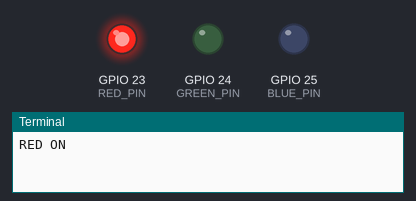
Bench run of a program on a simulated Raspberry Pi (BCM pin numbers). Shown: output pins drawn as LEDs (lit = HIGH), the last lines printed to the terminal. At 9.0 s the program stops and its outputs stay as they are.

Above: at 0.1 s.
At 2.1 s:
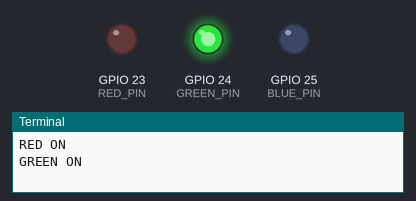
At 4.1 s:
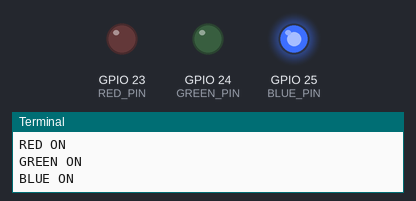
At 6.1 s:
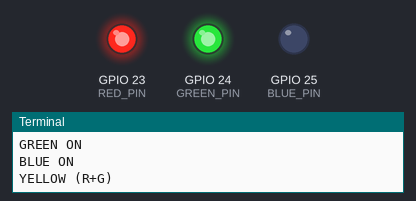
At 8.1 s:
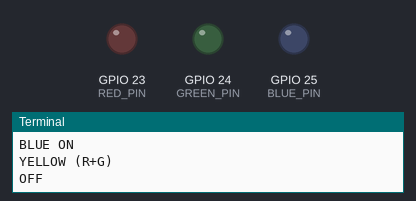
Timing chart, 0 to 9.6 s (numbered marks = the images above):
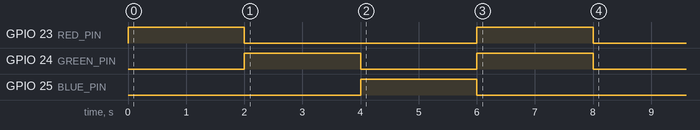

The program:

led_test.py
```python
import RPi.GPIO as GPIO
import time

RED_PIN   = 23
GREEN_PIN = 24
BLUE_PIN  = 25

GPIO.setwarnings(False)
GPIO.setmode(GPIO.BCM)

GPIO.setup(RED_PIN, GPIO.OUT)
GPIO.setup(GREEN_PIN, GPIO.OUT)
GPIO.setup(BLUE_PIN, GPIO.OUT)

def set_led(r, g, b):
    GPIO.output(RED_PIN,   GPIO.HIGH if r else GPIO.LOW)
    GPIO.output(GREEN_PIN, GPIO.HIGH if g else GPIO.LOW)
    GPIO.output(BLUE_PIN,  GPIO.HIGH if b else GPIO.LOW)

try:
    print("RED ON")
    set_led(1, 0, 0)
    time.sleep(2)

    print("GREEN ON")
    set_led(0, 1, 0)
    time.sleep(2)

    print("BLUE ON")
    set_led(0, 0, 1)
    time.sleep(2)

    print("YELLOW (R+G)")
    set_led(1, 1, 0)
    time.sleep(2)

    print("OFF")
    set_led(0, 0, 0)
    time.sleep(1)

finally:
    set_led(0, 0, 0)
    GPIO.cleanup()
    print("GPIO cleanup 완료")
```

Measured:
- by itself, GPIO 23 (RED_PIN): alternates HIGH for 2.0 s and LOW for 4.0 s
- by itself, GPIO 24 (GREEN_PIN): alternates HIGH for 2.0 s and LOW for 2.0 s
- by itself, GPIO 25 (BLUE_PIN): LOW → HIGH at 4.0 s, → LOW 2.0 s later
